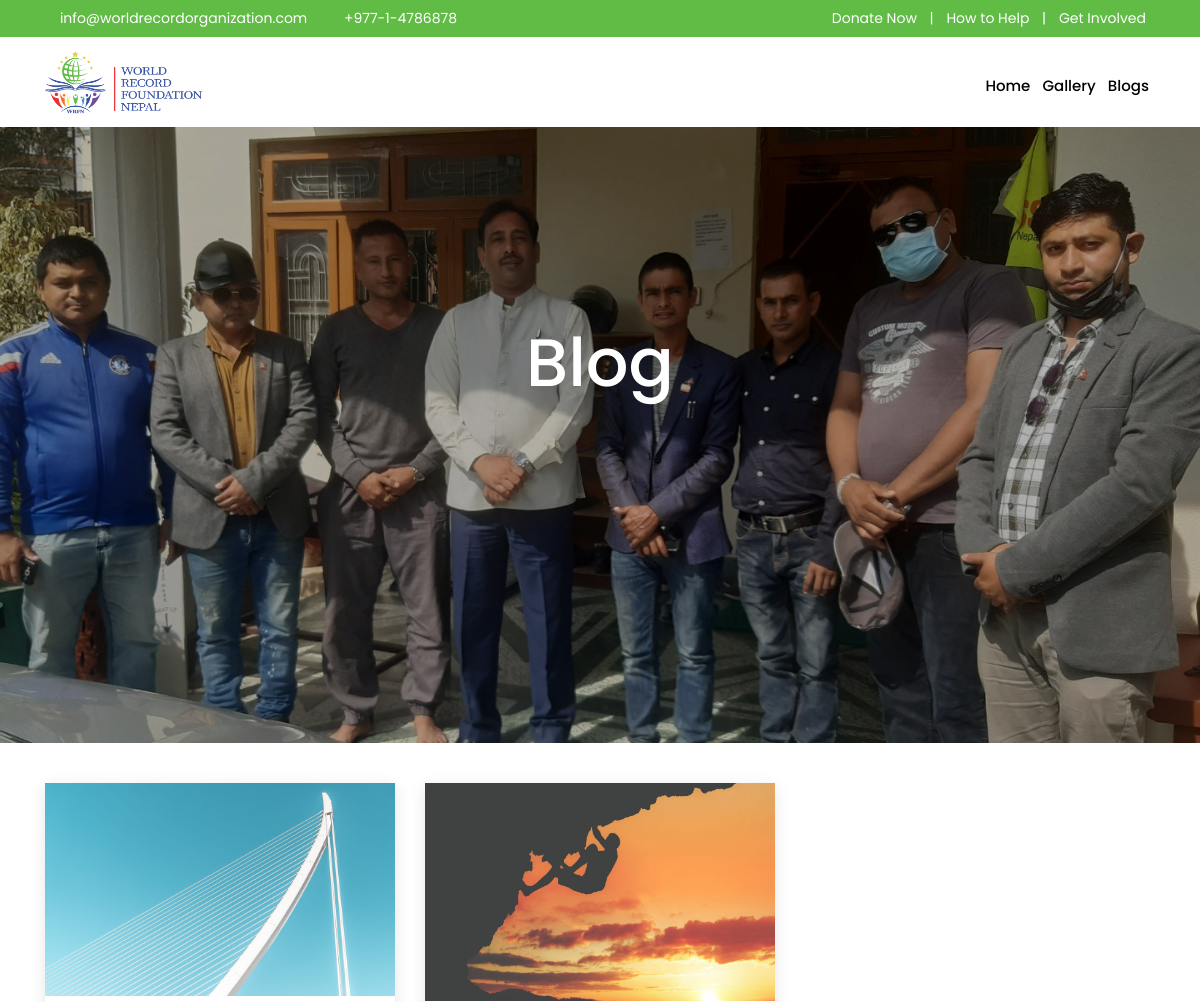
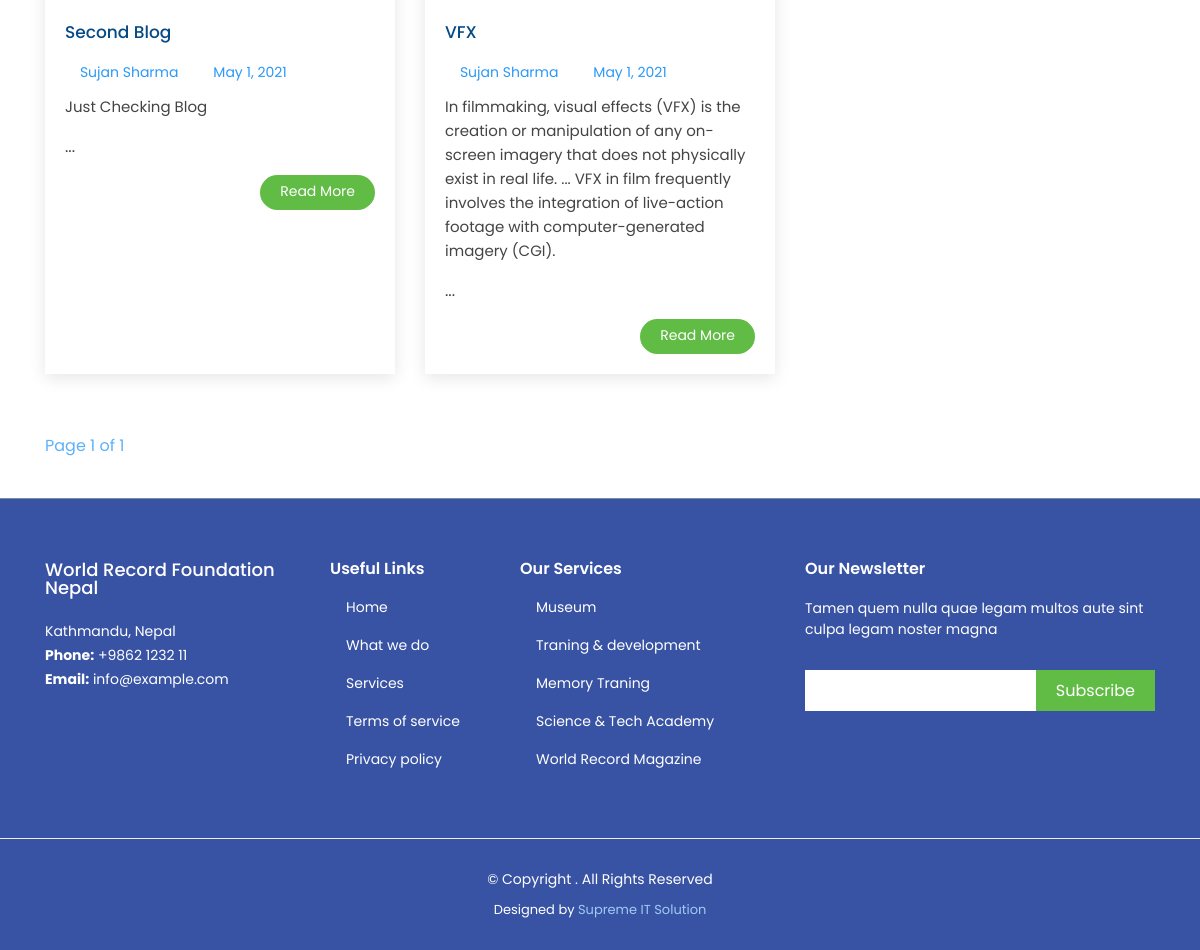
Screenshot of /main/blogs/ with the database file from the repository (2 pictures, top to bottom).
### adminpanel/models.py (models this page shows, shortened)
class Blog(models.Model):
    title = models.CharField(max_length=400)
    date = models.DateTimeField(auto_now=True)
    user = models.ForeignKey(User,on_delete=models.CASCADE,null=True)
    highlight_line = RichTextField()
    photo =  models.FileField(
        upload_to="blogs/", default='background.jpeg',validators=[validate_file_size])
    content = RichTextField()
    enable = models.BooleanField(default=False)
    @property
    def author(self):
        try:
            return str(self.user.first_name) + ' ' + str(self.user.last_name)
        except:
            return 'Admin'

### account/models.py (models this page shows, shortened)
class User(AbstractUser):
    country = CountryField(null=True,default='Nepal')
    is_verified = models.BooleanField(default=False)
    is_otp_verified = models.BooleanField(default=False)
    is_admin = models.BooleanField(default=False)
    phone = PhoneNumberField(
        blank=True, help_text='Contact phone number', unique=True)
    membership = models.ForeignKey(MembershipType,on_delete=models.CASCADE,null=True,blank=True)
    auth_token = models.IntegerField(blank=True, null=True)

### main/views.py (the view)
# urls.py: path('blogs/',blogs,name='blogs'),
def blogs(request):
    mains = MainPage.objects.filter(enable=True).order_by('position','-date')
    blogs = Blog.objects.filter(enable=True).order_by('-id')
    paginator = Paginator(blogs, 8)
    page = request.GET.get('page1')
    try:
        blogs = paginator.page(page)
    except PageNotAnInteger:
        blogs = paginator.page(1)
    except EmptyPage:
        blogs = paginator.page(paginator.num_pages)
    return render(request,'blog.html',locals())

### templates/blog.html (shortened to what this page needs)
{% extends 'base.html' %}
{% load static %}
{% block body %}
    <link href="{% static 'assets/vendor/bootstrap/css/bootstrap.min.css' %}" rel="stylesheet">
    <link href="{% static 'assets/vendor/icofont/icofont.min.css' %}" rel="stylesheet">
    <link href="{% static 'assets/vendor/boxicons/css/boxicons.min.css' %}" rel="stylesheet">
    <link href="{% static 'assets/vendor/animate.css/animate.min.css' %}" rel="stylesheet">
    <link href="{% static 'assets/vendor/venobox/venobox.css' %}" rel="stylesheet">
    <link href="{% static 'assets/vendor/owl.carousel/assets/owl.carousel.min.css' %}" rel="stylesheet">
    <link href="{% static 'assets/vendor/aos/aos.css' %}" rel="stylesheet">
    <link href="https://cdn.jsdelivr.net/npm/remixicon@2.5.0/fonts/remixicon.css" rel="stylesheet">
    <link href="{% static 'assets/css/base.css' %}" rel="stylesheet">
    <link rel="stylesheet" href="{% static 'assets/css/blog.css' %}" class="">
    <section id="hero">
        <div class="hero-container">
            <div class="title">
                <h1 class="text-white text-center ">Blog</h1>
            </div>
        </div>
    </section>
    <main id="main">
        <section id="blog" class="blog">
            <div class="container">
                <div class="row">
                    {% for blog in blogs %}
                    <div class="col-lg-4  col-md-6 d-flex align-items-stretch" data-aos="fade-up">
                        <article class="entry">
                             <div class="entry-img">
                                <img src="{{blog.photo.url}}" alt="" class="img-fluid">
                            </div>
                            <h2 class="entry-title">
                                <a href="{% url 'main:blog_detail' blog.id %}">{{blog.title|safe}}</a>
                            </h2>
                            <div class="entry-meta">
                                <ul>
                                    <li class="d-flex align-items-center"><i class="icofont-user"></i> <a
                                            href="">{{blog.author|capfirst|safe}}</a></li>
                                    <li class="d-flex align-items-center"><i class="icofont-wall-clock"></i> <a
                                            href="#"><time datetime="2020-01-01">{{blog.date|date}}</time></a>
                                    </li>
                                </ul>
                            </div>
                            <div class="entry-content">
                                <p>
                                   {{blog.highlight_line|safe}}  ...
                                </p>
                                <div class="read-more">
                                    <a href="{% url 'main:blog_detail' blog.id %}">Read More</a>
                                </div>
                            </div>
                        </article>
                    </div>
                    {% endfor %}
                </div>
                <div class="blog-pagination" data-aos="fade-up">
                    <span class="current">
                        Page {{ blogs.number }} of {{ blogs.paginator.num_pages }}
                    </span>
                </div>
            </div>
        </section>
    </main>
{% endblock %}

### templates/base.html (shortened to what this page needs)
<!DOCTYPE html>
<html lang="en">
{% load static %}
<head>
    <link href="{%  static  'assets/vendor/bootstrap/css/bootstrap.min.css' %}" rel="stylesheet">
    <link href="{%  static  'assets/vendor/icofont/icofont.min.css' %}" rel="stylesheet">
    <link href="{%  static  'assets/vendor/boxicons/css/boxicons.min.css' %}" rel="stylesheet">
    <link href="{%  static  'assets/vendor/animate.css/animate.min.css' %}" rel="stylesheet">
    <link href="{%  static  'assets/vendor/venobox/venobox.css' %}" rel="stylesheet">
    <link href="{%  static  'assets/vendor/owl.carousel/assets/owl.carousel.min.css' %}" rel="stylesheet">
    <link href="{%  static  'assets/vendor/aos/aos.css' %}" rel="stylesheet">
    <link href="https://cdn.jsdelivr.net/npm/remixicon@2.5.0/fonts/remixicon.css' %}" rel="stylesheet">
    <link href="{%  static  'assets/css/style.css' %}" rel="stylesheet">
</head>
<body>
    <section id="topbar" class="d-none d-lg-block">
        <div class="container d-flex">
            <div class="contact-info mr-auto">
                <ul>
                    <li><i class="icofont-envelope"></i><a href="#">info@worldrecordorganization.com</a></li>
                    <li><i class="icofont-phone"></i>+977-1-4786878</li>
                </ul>
            </div>
            <div class="topbtn">
                <a href="" class="">Donate Now</a>
                |
                <a href="" class="">How to Help</a>
                |
                <a href="" class="">Get Involved</a>
            </div>
        </div>
    </section>
    <header id="header">
        <div class="container">
            <div class="logo float-left">
                <a href="{% url 'main:web' %}"><img src="{% static 'assets/img/logo  main.png' %}" alt="" class="img-fluid"></a>
            </div>
            <nav class="nav-menu float-right d-none d-lg-block ">
                <ul>
                    <li class="active"><a href="{% url 'main:web' %}">Home</a></li>
                                    <li><a href="{% url 'main:gallery' %}">Gallery</a></li>
                                <li><a href="{% url 'main:blogs' %}">Blogs</a></li>
                </ul>
            </nav>
        </div>
    </header>
{% block body %}{% endblock %}
    <footer id="footer">
        <div class="footer-top">
            <div class="container">
                <div class="row">
                    <div class="col-lg-3 col-md-6 footer-info">
                        <h3>World Record Foundation Nepal</h3>
                        <p>
                            Kathmandu, Nepal <br>
                            <strong>Phone:</strong> +9862 1232 11<br>
                            <strong>Email:</strong> info@example.com<br>
                        </p>
                        <div class="social-links mt-3">
                            <a href="#" class="facebook"><i class="bx bxl-facebook"></i></a>
                            <a href="#" class="instagram"><i class="bx bxl-instagram"></i></a>
                            <a href="#" class="twitter"><i class="bx bxl-twitter"></i></a>
                        </div>
                    </div>
                    <div class="col-lg-2 col-md-6 footer-links">
                        <h4>Useful Links</h4>
                        <ul>
                            <li><i class="bx bx-chevron-right"></i> <a href="#">Home</a></li>
                            <li><i class="bx bx-chevron-right"></i> <a href="#">What we do</a></li>
                            <li><i class="bx bx-chevron-right"></i> <a href="#">Services</a></li>
                            <li><i class="bx bx-chevron-right"></i> <a href="#">Terms of service</a></li>
                            <li><i class="bx bx-chevron-right"></i> <a href="#">Privacy policy</a></li>
                        </ul>
                    </div>
                    <div class="col-lg-3 col-md-6 footer-links">
                        <h4>Our Services</h4>
                        <ul>
                            <li><i class="bx bx-chevron-right"></i> <a href="#">Museum </a></li>
                            <li><i class="bx bx-chevron-right"></i> <a href="#">Traning & development</a></li>
                            <li><i class="bx bx-chevron-right"></i> <a href="#">Memory Traning</a></li>
                            <li><i class="bx bx-chevron-right"></i> <a href="#">Science & Tech Academy</a></li>
                            <li><i class="bx bx-chevron-right"></i> <a href="#">World Record Magazine</a></li>
                        </ul>
                    </div>
                    <div class="col-lg-4 col-md-6 footer-newsletter">
                        <h4>Our Newsletter</h4>
                        <p>Tamen quem nulla quae legam multos aute sint culpa legam noster magna</p>
                        <form action="" method="post">
                            <input type="email" name="email"><input type="submit" value="Subscribe">
                        </form>
                    </div>
                </div>
            </div>
        </div>
        <div class="container">
            <div class="copyright">
                &copy; Copyright . All Rights Reserved
            </div>
            <div class="credits">
                Designed by <a href="">Supreme IT Solution</a>
            </div>
        </div>
    </footer>
</body>
</html>

### static/assets/css/base.css (style rules this page uses)
body { font-family: "poppins", sans-serif; color: #444; }
a { color: #428bca; }
h1, h2, h3, h4, h5, h6, .font-primary { font-family: "poppins", sans-serif; }
#topbar { background: #61bc46; font-size: 14px; padding: 0; color: #fff; }
#topbar .topbtn a { color: #fff; padding: 8px 9px; display: inline-block; transition: 0.3s }
#topbar .contact-info ul { padding: 0; margin: 0; list-style: none; }
#topbar .contact-info li { display: inline-block; padding: 8px 0; }
#topbar .contact-info li + li { margin-left: 18px; }
#topbar .contact-info a { color: white; transition: 0.3s; }
#topbar .contact-info i { color: #fff; padding-right: 4px; }
#header { height: 70px; transition: all 0.5s; transition: all 0.5s; padding: 3px 0; z-index: 997; }
#header .logo img { padding: 0; margin: 0; max-height: 67px; margin: 10px 0px; }
.nav-menu, .nav-menu * { margin: 0; padding: 0; list-style: none; }
.nav-menu { margin-top: 21px; }
.nav-menu > ul > li { position: relative; white-space: nowrap; float: left; }
.nav-menu a { display: block; font-weight: 500; position: relative; color: black; padding: 14px 6px; transition: 0.3s; font-size: 15px; font-family: "poppins", sans-serif; }
.mobile-nav { position: fixed; top: 0; bottom: 0; z-index: 9999; overflow-y: auto; left: -260px; width: 260px; padding-top: 18px; background: #1f3548; transition: 0.4s; }
.mobile-nav * { margin: 0; padding: 0; list-style: none; }
.mobile-nav a { display: block; position: relative; color: #e3f0fc; padding: 10px 20px; font-weight: 500; }
.mobile-nav a:hover, .mobile-nav .active > a, .mobile-nav li:hover > a { color: #9eccf4; text-decoration: none; }
#hero { width: 100%; height: calc(89vh - 114px); padding: 0; overflow: hidden; }
section { padding: 30px 0; }
#footer { background: #3853a4; padding: 0 0 30px 0; color: #fff; font-size: 14px; }
#footer .footer-top { background: #3853a4; border-top: 1px solid #768fa6; border-bottom: 1px solid #eee; padding: 60px 0 30px 0; }
#footer .footer-top .footer-info { margin-bottom: 30px; }
#footer .footer-top .footer-info h3 { font-size: 18px; margin: 0 0 20px 0; padding: 2px 0 2px 0; line-height: 1; }
#footer .footer-top .footer-info p { font-size: 14px; line-height: 24px; margin-bottom: 0; color: #fff; }
#footer .footer-top .social-links a { font-size: 18px; display: inline-block; color: #fff; line-height: 1; padding: 8px 0; margin-right: 4px; border-radius: 50%; text-align: center; width: 36px; height: 36px; transition: 0.3s; }
#footer .footer-top h4 { font-size: 16px; font-weight: 600; color: #fff; position: relative; padding-bottom: 12px; }
#footer .footer-top .footer-links { margin-bottom: 30px; }
#footer .footer-top .footer-links ul { list-style: none; padding: 0; margin: 0; }
#footer .footer-top .footer-links ul i { padding-right: 2px; color: #9eccf4; font-size: 18px; line-height: 1; }
#footer .footer-top .footer-links ul li { padding: 10px 0; display: flex; align-items: center; }
#footer .footer-top .footer-links ul li:first-child { padding-top: 0; }
#footer .footer-top .footer-links ul a { color: #fff; transition: 0.3s; display: inline-block; line-height: 1; }
#footer .footer-top .footer-newsletter form { margin-top: 30px; background: #fff; padding: 6px 10px; position: relative; border-radius: 4; }
#footer .footer-top .footer-newsletter form input[type="email"] { border: 0; padding: 4px; width: calc(100% - 110px); }
#footer .footer-top .footer-newsletter form input[type="submit"] { position: absolute; top: 0; right: 0; bottom: 0; border: 0; background: none; font-size: 16px; padding: 0 20px; background: #61bc46; color: #fff; transition: 0.3s; border-radius: 4; }
#footer .copyright { text-align: center; padding-top: 30px; }
#footer .credits { padding-top: 10px; text-align: center; font-size: 13px; color: #fff; }
#footer .credits a { color: #9eccf4; }

### rows the page displays
Blog: photo (picture), title "Second Blog", author "Sujan Sharma", date "May 1, 2021", highlight_line "Just Checking Blog"
Blog: photo (picture), title "VFX", author "Sujan Sharma", date "May 1, 2021", highlight_line "In filmmaking, visual effects (VFX) is the creation or manipulation of any on-screen imagery that does not physically exist in real life. ... VFX in film frequently involves the integration of live-action footage with computer-generated imagery (CGI)."

### other values shown
{{ blogs.number }} "1"
{{ blogs.paginator.num_pages }} "1"
